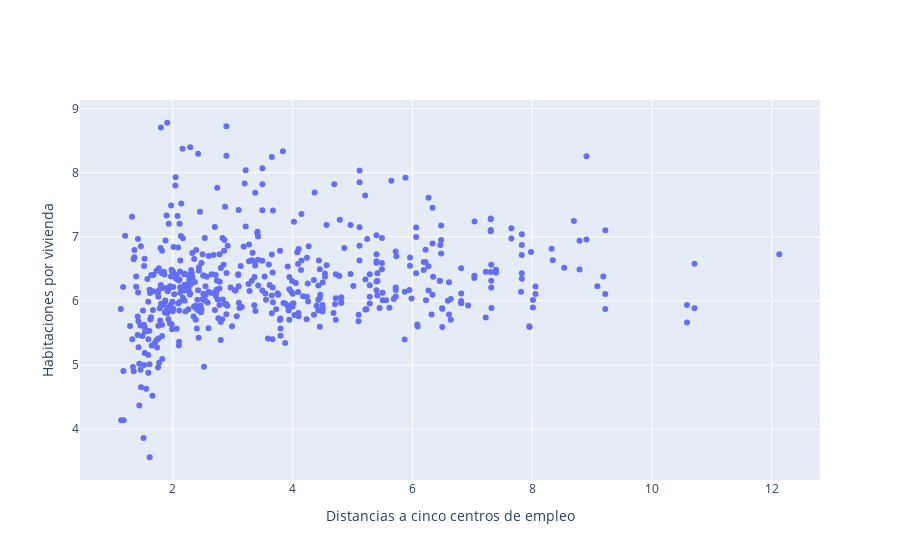

Source (notebook cell):
### Markdown cell above
Estas son las descripciones de las variabes recogidas en nuestra base de datos:

**crim**: Tasa de criminalidad per cápita por ciudad.

**zn**: Proporción de terrenos residenciales asignados para lotes de más de 25,000 pies cuadrados.

**indus**: Proporción de acres comerciales no minoristas por ciudad.

**chas**: Variable binaria que indica si la propiedad está al lado del río Charles (1 si está cerca, 0 si no).

**nox**: Concentración de óxidos de nitrógeno (medido en partes por 10 millones, ppm), que indica el nivel de contaminación del aire.

**rm**: Número promedio de habitaciones por vivienda. Esta variable está relacionada con el tamaño y calidad de las propiedades.

**age**: Proporción de unidades ocupadas por propietarios construidas antes de 1940, lo cual puede reflejar la antigüedad y estado de la infraestructura.

**dis**: Distancias ponderadas a cinco centros de empleo de Boston, un indicador de la accesibilidad y ubicación de la propiedad.

**rad**: Índice de accesibilidad a carreteras radiales (una medida de conectividad a autopistas).

**tax**: Tasa de impuesto a la propiedad por cada 10,000 dólares de valor.

**ptratio**: Proporción de alumnos por maestro en cada distrito escolar, un indicador de la calidad educativa.

**black**: 1000(Bk - 0.63)^2, donde Bk es la proporción de personas de color por ciudad. Esta variable fue incluida como un indicador demográfico.

**lstat**: Porcentaje de la población con un estatus socioeconómico bajo.

**medv**: Valor medio de las viviendas ocupadas por sus propietarios (en miles de dólares). Esta variable es la de respuesta en muchos análisis de este dataset.


Veamos como estan distribuidos los datos de las dos columnas seleccionadas: **dis** y **rm**.

### Code cell
fig = px.scatter(df_red, x="dis", y="rm", title="Gráfico de Dispersión")
fig.update_layout(
    title="",
    xaxis_title="Distancias a cinco centros de empleo",
    yaxis_title="Habitaciones por vivienda"
)
fig.show()

### Figure 1 — Plotly figure (JSON) as saved in the notebook; plotly's stock layout.template omitted (floating-point values rounded to 4 significant figures; data arrays with more than 128 entries replaced by an {"elided": "..."} marker saying what was removed)
{"data": [{"hovertemplate": "dis=%{x}<br>rm=%{y}<extra></extra>", "legendgroup": "", "marker": {"color": "#636efa", "symbol": "circle"}, "mode": "markers", "name": "", "orientation": "v", "showlegend": false, "type": "scatter", "x": {"elided": "506 float values"}, "xaxis": "x", "y": {"elided": "506 float values"}, "yaxis": "y"}], "layout": {"legend": {"tracegroupgap": 0}, "title": {"text": ""}, "xaxis": {"anchor": "y", "domain": [0, 1], "title": {"text": "Distancias a cinco centros de empleo"}}, "yaxis": {"anchor": "x", "domain": [0, 1], "title": {"text": "Habitaciones por vivienda"}}}}
